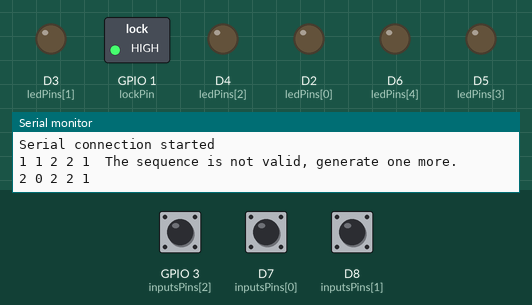
Simulated run of this program. Board: ESP8266 (Wemos D1 mini). Parts: switched loads named in the program (green lamp = pin HIGH), output pins drawn as LEDs (lit = HIGH), the last lines printed to the serial monitor. Dashed ring = blinking. The test bench sets the inputs (shaded band); at power-on: GPIO 3 (inputsPins[2]) HIGH, D7 (inputsPins[0]) HIGH, D8 (inputsPins[1]) HIGH. Random numbers use the default seed unless the program sets one.

Above: at 1.3 s.
1.4 s: GPIO 3 (inputsPins[2]) pulled LOW for 0.15 s
At 2.6 s:
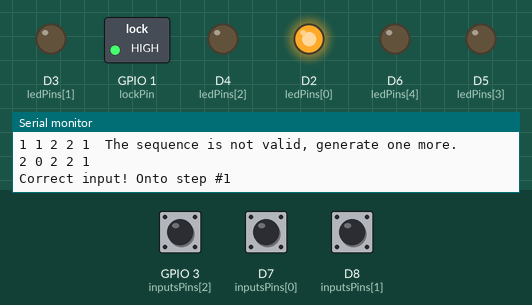
3.0 s: D7 (inputsPins[0]) pulled LOW for 0.15 s
At 3.9 s:
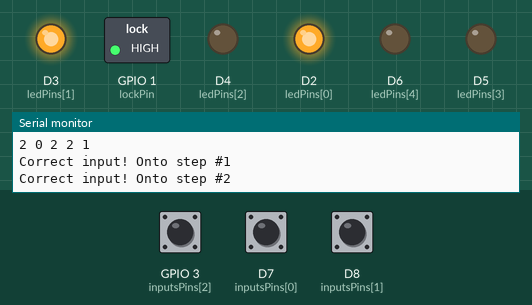
4.6 s: GPIO 3 (inputsPins[2]) pulled LOW for 1 s
At 5.2 s:
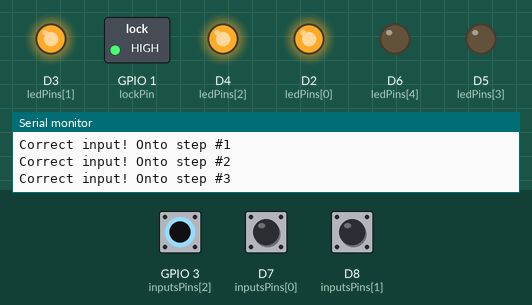
7.1 s: GPIO 3 (inputsPins[2]) pulled LOW for 0.15 s
At 8.2 s:
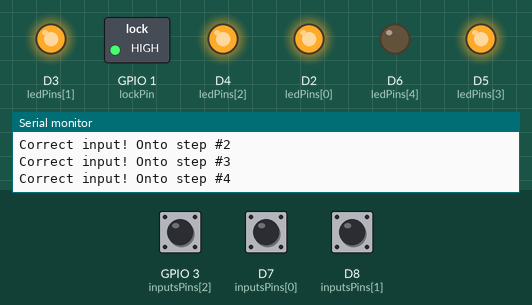
8.7 s: D8 (inputsPins[1]) pulled LOW for 0.15 s
At 10.1 s:
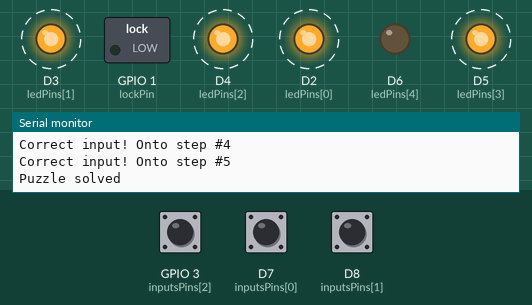
11.7 s: GPIO 3 (inputsPins[2]) pulsed LOW 2 times (0.12 s each, 0.3 s apart)
Timing chart, 0 to 15.7 s (numbered marks = the images above; inputs shaded):
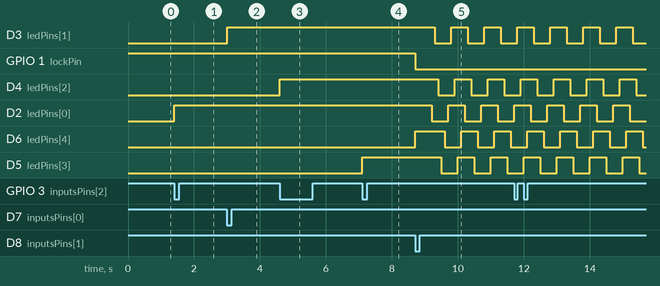

Measured:
- after the input at 1.4 s, D2 (ledPins[0]): LOW → HIGH at once
- after the input at 3.0 s, D3 (ledPins[1]): LOW → HIGH at once
- after the input at 4.6 s, D4 (ledPins[2]): LOW → HIGH at once
- after the input at 7.1 s, D5 (ledPins[3]): LOW → HIGH at once
- after the input at 8.7 s, D3 (ledPins[1]): alternates HIGH for 0.50 s and LOW for 0.50 s, starting after 0.60 s; GPIO 1 (lockPin): HIGH → LOW at once

The program:

main.cpp
```cpp
#include <Arduino.h>

// DEFINES
#define DEBUG

// CONSTANS
// Numbers of posible inputs
const byte numInputs = 3;
// Pins where buttons connected to
const byte inputsPins[numInputs] = {D7, D8, D9};
// Number of steps in the sequence
const byte numSteps = 5;
// Led pins
const byte ledPins[numSteps] = {D2, D3, D4, D5, D6};
// Pin where relay connected to
const byte lockPin = D10;

// GLOBALS
// Correct sequence
byte steps[numSteps];
// Assume the default state of each switch
bool lastInputState[] = {HIGH, HIGH, HIGH, HIGH};
// What step of sequence is passing
int currentStep = 0;

// Debouncing of swiches
unsigned long lastDebounceTime = 0;
unsigned long debounceDelay = 50;

template <typename C, typename T>
bool contains(C&& c, T e) {
  return std::find(std::begin(c), std::end(c), e) != std::end(c);
};

template <typename C, typename T>
void check(C&& c, T e) {
  return (contains(c, e) ? true : false);
}

void generateSequence() {
  for (size_t i = 0; i < numSteps; i++) {
    steps[i] = (byte)random(0, numInputs);
    delay(10);
  }
  for (size_t i = 0; i < numSteps; i++) {
    Serial.print(steps[i]);
    Serial.print(F(" "));
  }

  // Check the sequence by using all inputs
  for (size_t i = 0; i < numInputs; i++) {
    if (!contains(steps, i)) {
      // The sequence don't have input -> generate a new sequence
      Serial.println(F(" The sequence is not valid, generate one more."));
      generateSequence();
    }
  }
  Serial.println();
}

void onSolve() {
#ifdef DEBUG
  Serial.println(F("Puzzle solved"));
#endif

  // Realase a lock
  digitalWrite(lockPin, LOW);

  // Loop forever
  while (true) {
    // Flash a wave of leds
    for (size_t i = 0; i < numSteps; i++) {
      digitalWrite(ledPins[i], HIGH);
      delay(100);
    }

    for (size_t i = 0; i < numSteps; i++) {
      digitalWrite(ledPins[i], LOW);
      delay(100);
    }
  }
}

void setup() {
  // Initialize the input pins
  for (size_t i = 0; i < numInputs; i++) {
    pinMode(inputsPins[i], INPUT_PULLUP);
  }

  // Initialize the led pins
  for (size_t i = 0; i < numSteps; i++) {
    pinMode(ledPins[i], OUTPUT);
  }

  // Set the lock pin to secure mode
  pinMode(lockPin, OUTPUT);
  digitalWrite(lockPin, HIGH);

#ifdef DEBUG
  Serial.begin(9600);
  Serial.println(F("Serial connection started"));
#endif

  generateSequence();
}

void loop() {
  if ((millis() - lastDebounceTime) > debounceDelay) {
    for (size_t i = 0; i < numInputs; i++) {
      int currentInputState = digitalRead(inputsPins[i]);

      if (currentInputState != lastInputState[i]) {
        lastDebounceTime = millis();
      }

      if (currentInputState == LOW && lastInputState[i] == HIGH) {
        if (steps[currentStep] == i) {
          currentStep++;

#ifdef DEBUG
          Serial.print(F("Correct input! Onto step #"));
          Serial.println(currentStep);
#endif
        } else {
          currentStep = 0;
          Serial.println(F("Incorrect input. Back to the beginning"));
        }
      }

      lastInputState[i] = currentInputState;

      // Turn on the number of leds corrensponding to the current step
      for (int i = 0; i < numSteps; i++) {
        digitalWrite(ledPins[i], (i < currentStep ? HIGH : LOW));
      }
    }
  }

  if (currentStep == numSteps) {
    onSolve();
  }
}
```
